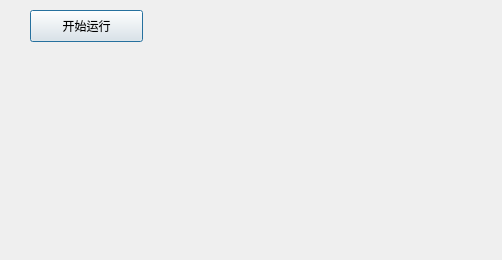
<?xml version="1.0" encoding="UTF-8"?>
<ui version="4.0">
 <class>Dialog</class>
 <widget class="QDialog" name="Dialog">
  <property name="geometry">
   <rect>
    <x>0</x>
    <y>0</y>
    <width>502</width>
    <height>260</height>
   </rect>
  </property>
  <property name="windowTitle">
   <string>流媒体客户端</string>
  </property>
  <widget class="QPushButton" name="btnStart">
   <property name="geometry">
    <rect>
     <x>30</x>
     <y>10</y>
     <width>113</width>
     <height>32</height>
    </rect>
   </property>
   <property name="text">
    <string>开始运行</string>
   </property>
  </widget>
 </widget>
 <layoutdefault spacing="6" margin="11"/>
 <resources/>
 <connections/>
</ui>
